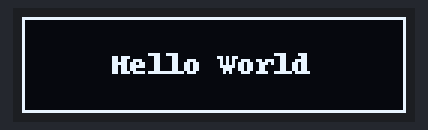
A program run on a simulated Raspberry Pi (BCM pin numbers). Parts: 128×32 one-colour display. At 10.1 s the program stops and its outputs stay as they are.

Above: at 0.2 s.

Measured:
- what the display in image 0 shows lasts 10.0 s, from 0.1 s to 10.1 s

The program:

helloworld.py
```python
from luma.core.interface.serial import i2c
from luma.core.render import canvas
from luma.oled.device import ssd1306
import time
serial = i2c(port=1, address=0x3C)
device = ssd1306(serial, width=128, height=32)

with canvas(device) as draw:
  draw.rectangle(device.bounding_box, outline="white")
  draw.text((30, 10), "Hello World", fill="white")
time.sleep(10)
```
